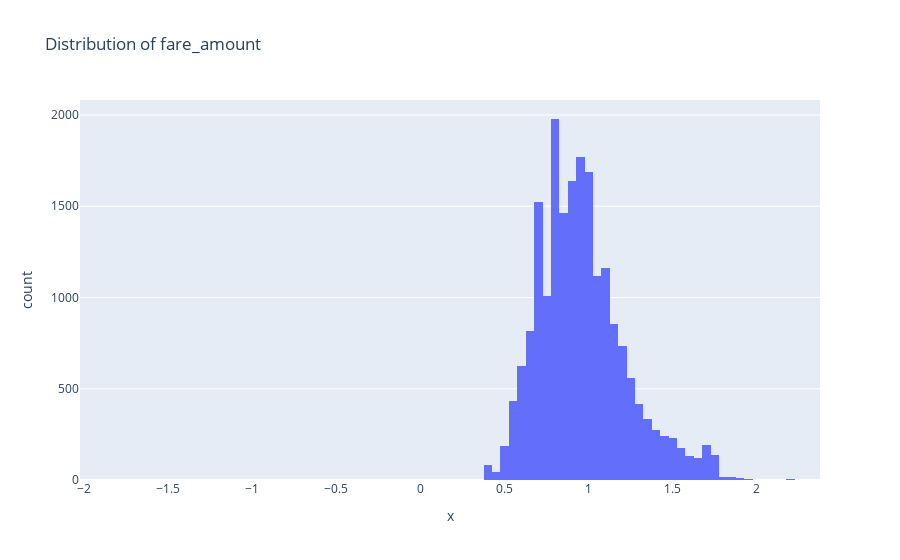

The notebook cell this image was saved under:
### Code cell
#Skewed target variable
fig = px.histogram(x = dataset['fare_amount'], nbins = 120, title = "Distribution of fare_amount ")
fig.show()

### Figure 1 — Plotly figure (JSON) as saved in the notebook; plotly's stock layout.template omitted (floating-point values rounded to 4 significant figures; data arrays with more than 128 entries replaced by an {"elided": "..."} marker saying what was removed)
{"data": [{"alignmentgroup": "True", "bingroup": "x", "hovertemplate": "x=%{x}<br>count=%{y}<extra></extra>", "legendgroup": "", "marker": {"color": "#636efa", "pattern": {"shape": ""}}, "name": "", "nbinsx": 120, "offsetgroup": "", "orientation": "v", "showlegend": false, "type": "histogram", "x": {"elided": "19998 float values"}, "xaxis": "x", "yaxis": "y"}], "layout": {"barmode": "relative", "legend": {"tracegroupgap": 0}, "title": {"text": "Distribution of fare_amount "}, "xaxis": {"anchor": "y", "domain": [0, 1], "title": {"text": "x"}}, "yaxis": {"anchor": "x", "domain": [0, 1], "title": {"text": "count"}}}}
